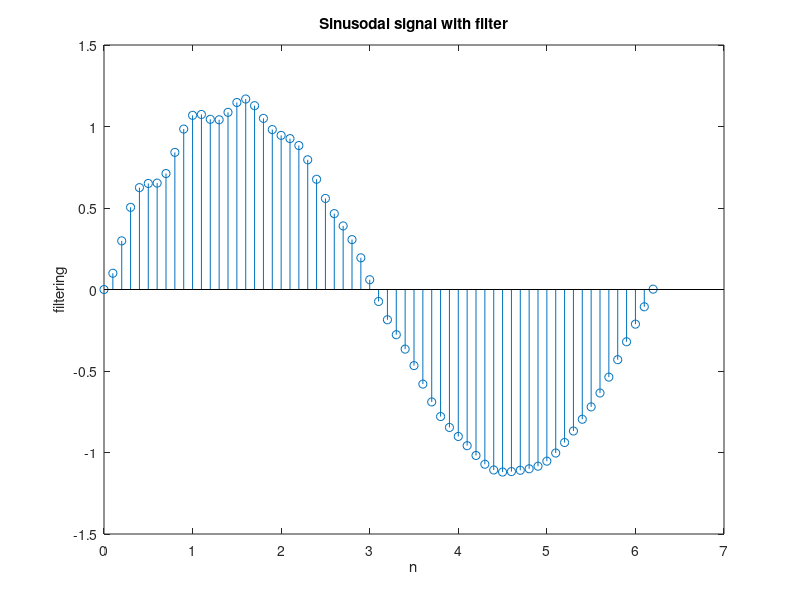

Source code (MATLAB):
clc;
close all;
clear all;
t=0:0.1:2*pi;
a =[1,-1,0.9];
b= [1];
n =[-20,20];
x= sin(t);
fl = filter(b,a,x);
stem(t,fl);
title('Sinusodal signal with filter');
xlabel('n');
ylabel('filtering');